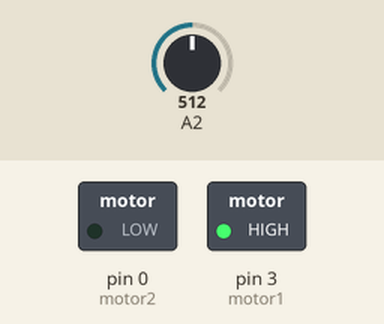
Simulated run of this sketch. Board: Arduino Uno, built with avr-gcc and run on an emulated ATmega328P. Shown: switched loads named in the sketch (green lamp = pin HIGH). Inputs (shaded band) come from the test bench; at power-on: A2 = 512.

Above: at 4.1 s.
At 8.1 s:
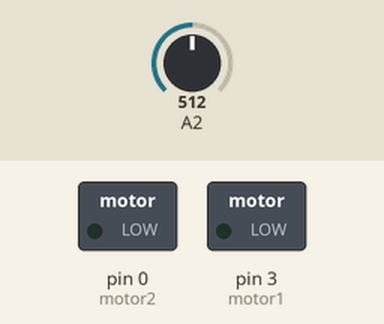
At 24.1 s:
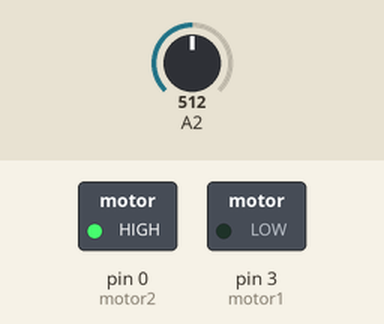
Timing chart, 0 to 25.6 s (numbered marks = the images above):
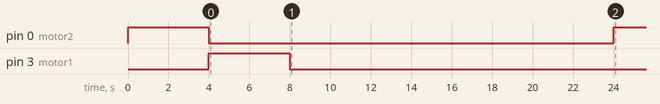

The sketch:

Prototipo2.0.ino
```cpp
//------------------------LIBRARIES------------------------\\


#include <SoftwareSerial.h> //viertual serial for the GPS

#include <math.h>

//Joystick >600 desaselera <300 acelera 500 Quieto


//------------------------VARIABLES------------------------\\


//Speedometer
unsigned long time1; // Control for debouncing the sensor and tracking speed
double   mySpeed;// The actual speed calculated each interruption
int sensorPin = 4; // this must be one of the interruptables 0,1,2,3,7
double circuit = 1.52;// wheel diameter in cm to calculate covered distance vs time on each lap
double oldSpeed;

//Handlebar Motor Variables
int motor1 = 3;    // Speed Control - aslo the pin number
int motor2 = 0;    // Direction Control - also the pin number


//BT
SoftwareSerial serialBT(1, 2); // Creates virtual serial for the GPS (RX, TX) pins,
const double Pi = 3.141593;


//------------------------SETUP------------------------\\

void setup() {
  //debugging

  serialBT.begin(9600); //BT serial

  //speedometer Setup
  pinMode(A2, INPUT);
  time1 = millis();
  oldSpeed = 0;

  //Handlebar Motor
  pinMode(motor1, OUTPUT);
  pinMode(motor2, OUTPUT);

  digitalWrite(motor1, LOW);
  digitalWrite(motor2, HIGH);
  delay(4000);
  digitalWrite(motor2, LOW);
  digitalWrite(motor1, HIGH);
  delay(4000);
  digitalWrite(motor2, LOW);
  digitalWrite(motor1, LOW);
  delay(16000);

  digitalWrite(motor1, LOW);
  digitalWrite(motor2, HIGH);

}
//------------------------Program Loop------------------------\\

void loop() {


  readBeacons();
  speedSensor();
}
//------------------------Functions------------------------\\


void speedSensor() {// this fuction its executeded each time the sensor interrupts arduino
  int dataSensor = 0;


  dataSensor = analogRead(A2);


  if (dataSensor > 600) {
    mySpeed += 0.05;

  }
  if (dataSensor < 300) {
    mySpeed -= 0.05;

  }
  if (mySpeed < 0) {
    mySpeed = 0;
  }
  if (mySpeed > 20) {
    mySpeed = 20;
  }

  if (oldSpeed != mySpeed) {
    serialBT.print(String(mySpeed) + '#');
    oldSpeed = mySpeed;
  }
}


void readBeacons() {
  if (serialBT.available()) {
    String linea = serialBT.readStringUntil('#');
    if (linea == "-1") {
      digitalWrite(motor1, LOW);
      digitalWrite(motor2, LOW);
      digitalWrite(motor1, HIGH);
    }
    if (linea == "0") {
      digitalWrite(motor1, LOW);
      digitalWrite(motor2, LOW);
    }
    if (linea == "1") {
      digitalWrite(motor2, LOW);
      digitalWrite(motor1, LOW);
      digitalWrite(motor2, HIGH);
    }
  }


}
```
